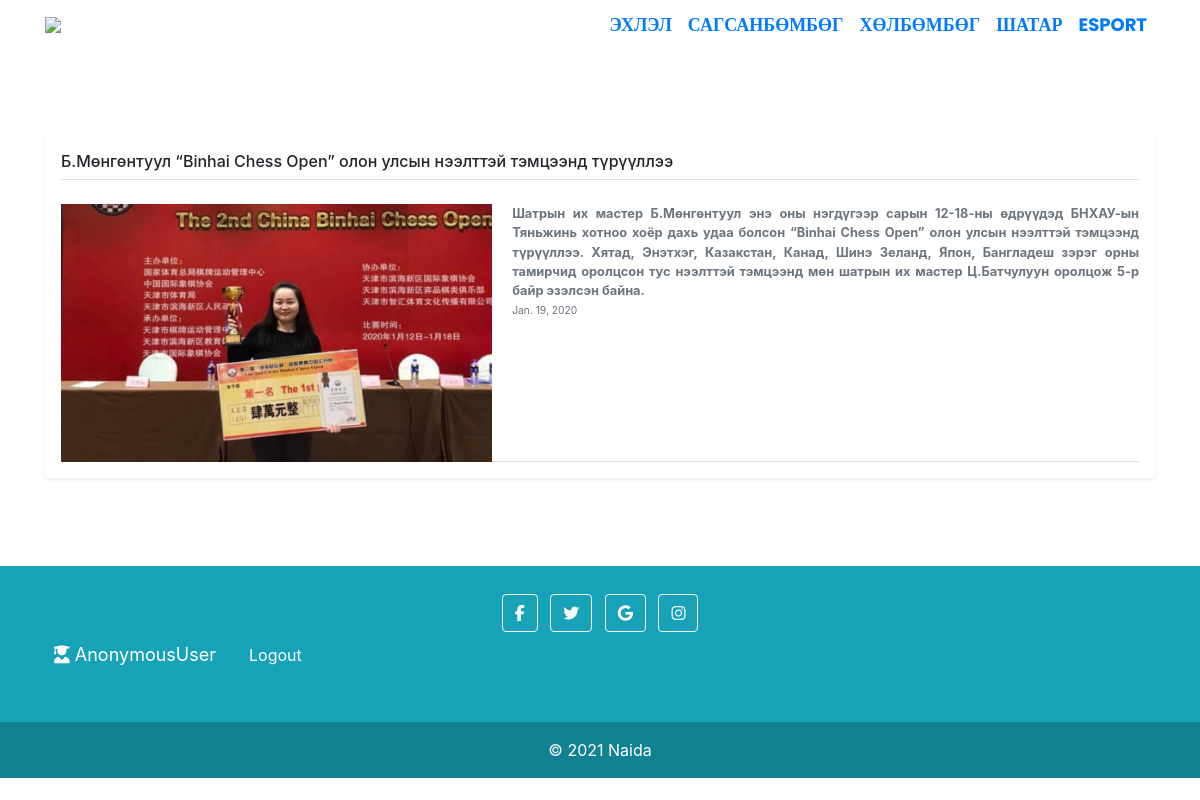
/chess, run on the app's committed database.
### App/models.py (models this page shows, shortened)
class Chess(models.Model):
 name = models.CharField(max_length=256)
 desc = models.CharField(max_length=1000)
 date = models.DateField()
 image = models.FileField(null=True , blank=True)

### App/views.py (the view)
# urls.py: path('chess', views.chess, name='chess'),
def chess(request):
    Chess_list = Chess.objects.all()
    chess_dictionary = {'chesss': Chess_list}
    return render(request, 'App/chess.html', context=chess_dictionary)

### App/templates/App/chess.html (shortened to what this page needs)
{% load static %}
<!DOCTYPE html>
<html lang="en">
<head>
    <link rel="stylesheet" href="https://cdn.jsdelivr.net/npm/uikit@3.6.20/dist/css/uikit.min.css" />
    <link href="https://stackpath.bootstrapcdn.com/bootstrap/4.1.3/css/bootstrap.min.css" rel="stylesheet">
    <link href="https://cdnjs.cloudflare.com/ajax/libs/animate.css/3.7.2/animate.min.css" rel="stylesheet">
    <link rel="stylesheet" type="text/css" href="{% static 'NaidaApp/css/base.css' %}">
</head>
<body>
  <div >
    <nav class="navbar navbar-expand-lg navbar fixed-top" style="background-image: url('https://img.freepik.com/free-photo/hand-painted-watercolor-background-with-sky-clouds-shape_24972-1095.jpg?size=626&ext=jpg');">
      <div class="container">
        <img src="https://upload.wikimedia.org/wikipedia/commons/thumb/d/d0/Den%C3%ADk_Sport_logo.svg/800px-Den%C3%ADk_Sport_logo.svg.png" style="width: 100px;">
        <div class="collapse navbar-collapse" id="navbarSupportedContent">
          <ul class="navbar-nav ml-auto">
            <li class="nav-item">
              <a class="nav-link" href="/">Эхлэл</a>
            </li>
            <li class="nav-item">
              <a class="nav-link" href="{%url 'sags' %}">Сагсанбөмбөг</a>
            </li>
            <li class="nav-item">
              <a class="nav-link" href="{%url 'foot' %}">Хөлбөмбөг</a>
            </li>
            <li class="nav-item">
              <a class="nav-link"  href="{%url 'chess' %}">Шатар</a>
            </li>
            <li class="nav-item">
              <a class="nav-link" href="{%url 'esport' %}">Esport</a>
            </li>
          </ul>
        </div>
      </div>
    </nav>
    <br> <br> <br> <br>
      <div class="container"><br>
        {% if chesss %}
        {% for chess in chesss %}
        <div class="my-3 p-3 bg-body rounded shadow-sm">
          <h6 class="border-bottom pb-2 mb-0"> {{ chess.name }}</h6>
          <div class="d-flex text-muted pt-4">
            <img src="{{chess.image.url}}" style="width:40%; ">
            <p class="pb-3 mb-0 small lh-sm border-bottom">
              <strong class="d-block text-gray-dark" style="padding-left: 20px; text-align: justify;">{{ chess.desc }}</strong>
              <small class="text-muted" style="padding-left: 20px;"><a>{{ chess.date }}</a></small>
            </p>
          </div>
        </div>
        {% endfor %}
        {% endif %}
      </div><br><br><br>
      <div class="footer">
      <footer class="bg-info text-center text-white">
        <div class="container p-4 pb-0">
          <section class="mb-4">
            <a class="btn btn-outline-light btn-floating m-1" href="https://web.facebook.com/?_rdc=1&_rdr" role="button"
              ><i class="fab fa-facebook-f"></i
            ></a>
            <a class="btn btn-outline-light btn-floating m-1" href="#!" role="button"
              ><i class="fab fa-twitter"></i
            ></a>
            <a class="btn btn-outline-light btn-floating m-1" href="#!" role="button"
              ><i class="fab fa-google"></i
            ></a>
            <a class="btn btn-outline-light btn-floating m-1" href="https://www.instagram.com/" role="button"
              ><i class="fab fa-instagram"></i
            ></a>
            <form class="d-flex" >
              <span id="hello-msg" style="padding-top: 5px;"><i class="fas fa-user-graduate"></i> {{request.user}}</span>
              <span><a  class="btn btn-info" href="{% url 'logout' %}" style="text-decoration: none; color: white;">Logout</a></span>
            </form>
          </section>
        </div>
        <div class="text-center p-3" style="background-color: rgba(0, 0, 0, 0.2);">
          © 2021
          <a class="text-white" href="#">Naida</a>
        </div>
      </footer>
    </div>
</body>
</html>

### App/Static/App/css/base.css (style rules this page uses)
.navbar-nav a { font-family: poppins; font-size: 18px; text-transform: uppercase; font-weight: bold; }
.navbar-nav { text-align: center; }
.nav-link { padding: .2rem 1rem; }

### App/templates/App/chess.html (style rules this page uses)
#hello-msg { font-size: 18px; color:#fff; margin-right: 20px; }

### data on the page
Chess: name "Б.Мөнгөнтуул “Binhai Chess Open” олон улсын нээлттэй тэмцээнд түрүүллээ", image (picture), desc "Шатрын их мастер Б.Мөнгөнтуул энэ оны нэгдүгээр сарын 12-18-ны өдрүүдэд БНХАУ-ын Тяньжинь хотноо хоёр дахь удаа болсон “Binhai Chess Open” олон улсын нээлттэй тэмцээнд түрүүллээ. Хятад, Энэтхэг, Казакстан, Канад, Шинэ Зеланд, Япон, Бангладеш зэрэг орны тамирчид оролцсон тус нээлттэй тэмцээнд мөн шатрын их мастер Ц.Батчулуун оролцож 5-р байр эзэлсэн байна.", date "Jan. 19, 2020"

### other printed values
{{ request.user }} "AnonymousUser"
